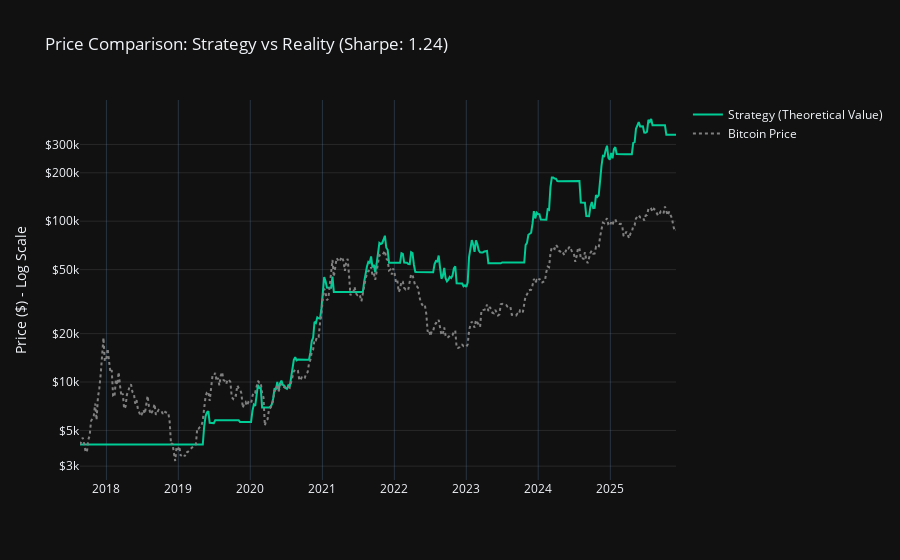

The cell this chart's notebook holds for it:
### Code cell
# Cell 4: Display (English Version - Clean Log Axis)

ann_ret = results['net_ret'].mean() * 52
ann_vol = results['net_ret'].std() * np.sqrt(52)
sharpe = ann_ret / ann_vol

print(f"Sharpe Ratio : {sharpe:.2f}")
print(f"Ann. Return  : {ann_ret*100:.1f}%")

# 1. Get start price for scaling
start_date = results.index[0]
start_price = df_btc['close'].reindex([start_date], method='nearest').iloc[0]

# 2. Conversion: Equity -> Price ($)
strategy_price_curve = results['equity'] * start_price
btc_price_curve = df_btc['close'].reindex(results.index, method='ffill')

fig = go.Figure()

# Strategy Curve
fig.add_trace(go.Scatter(
    x=results.index, 
    y=strategy_price_curve, 
    name='Strategy (Theoretical Value)', 
    line=dict(color='#00cc96', width=2)
))

# Bitcoin Curve
fig.add_trace(go.Scatter(
    x=results.index, 
    y=btc_price_curve, 
    name='Bitcoin Price', 
    line=dict(color='grey', dash='dot')
))

# --- CLEAN Y-AXIS CONFIGURATION ---
fig.update_layout(
    title=f'Price Comparison: Strategy vs Reality (Sharpe: {sharpe:.2f})', 
    template='plotly_dark',
    yaxis_title='Price ($) - Log Scale',
    yaxis=dict(
        type='log',
        # Force "array" mode to pick numbers ourselves
        tickmode='array',
        # Exact values we want to see
        tickvals=[3000, 5000, 10000, 20000, 50000, 100000, 200000, 300000],
        # What is written on screen
        ticktext=['$3k', '$5k', '$10k', '$20k', '$50k', '$100k', '$200k', '$300k'],
        # Discrete gray grid
        gridcolor='rgba(128,128,128,0.2)'
    )
)

fig.show()

### Figure 1 — Plotly figure (JSON) as saved in the notebook; plotly's stock layout.template omitted (floating-point values rounded to 4 significant figures; data arrays with more than 128 entries replaced by an {"elided": "..."} marker saying what was removed)
{"data": [{"line": {"color": "#00cc96", "width": 2}, "name": "Strategy (Theoretical Value)", "type": "scatter", "x": {"elided": "433 str values"}, "y": {"elided": "433 float values"}}, {"line": {"color": "grey", "dash": "dot"}, "name": "Bitcoin Price", "type": "scatter", "x": {"elided": "433 str values"}, "y": {"elided": "433 float values"}}], "layout": {"title": {"text": "Price Comparison: Strategy vs Reality (Sharpe: 1.24)"}, "yaxis": {"gridcolor": "rgba(128,128,128,0.2)", "tickmode": "array", "ticktext": ["$3k", "$5k", "$10k", "$20k", "$50k", "$100k", "$200k", "$300k"], "tickvals": [3000, 5000, 10000, 20000, 50000, 100000, 200000, 300000], "title": {"text": "Price ($) - Log Scale"}, "type": "log"}}}
